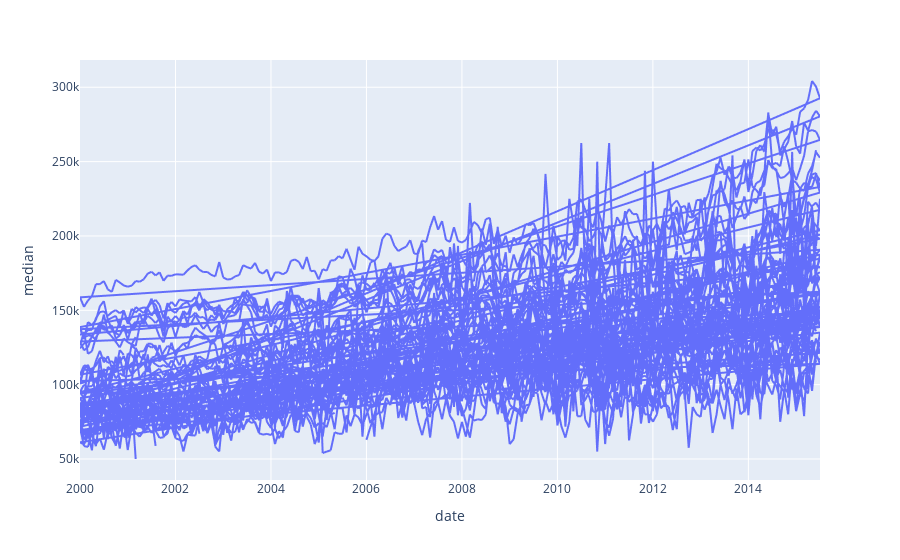

This figure's notebook cell:
### Markdown cell above
## Good old `plotly`

Let's see if there's any pattern in house price behavior over time:

### Code cell
fig = px.line(txhousing, x = "date", y = "median")
fig.show()

### Figure 1 — Plotly figure (JSON) as saved in the notebook; plotly's stock layout.template omitted (floating-point values rounded to 4 significant figures; data arrays with more than 128 entries replaced by an {"elided": "..."} marker saying what was removed)
{"data": [{"hovertemplate": "date=%{x}<br>median=%{y}<extra></extra>", "legendgroup": "", "line": {"color": "#636efa", "dash": "solid"}, "marker": {"symbol": "circle"}, "mode": "lines", "name": "", "showlegend": false, "type": "scattergl", "x": {"elided": "8602 float values"}, "xaxis": "x", "y": {"elided": "8602 int values"}, "yaxis": "y"}], "layout": {"legend": {"tracegroupgap": 0}, "margin": {"t": 60}, "xaxis": {"anchor": "y", "domain": [0, 1], "title": {"text": "date"}}, "yaxis": {"anchor": "x", "domain": [0, 1], "title": {"text": "median"}}}}
